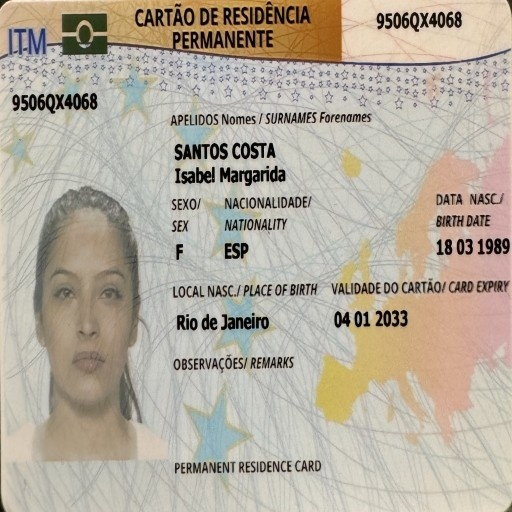
#> input picture temp/compressed.jpg, 512 x 512 px
$ python run.py
#> lines starting #> are read from the running program, lines starting #| are printed output that depends on the picture; after the words box and inside, x2 and y2 are one past the last pixel; in counts of white or black regions, pixels touching at a corner belong together
### preprocessing.py
import cv2
import numpy as np
from pathlib import Path

class ImagePreprocessor:
    def __init__(self, target_size=(512, 512)):
        self.target_size = target_size
        print(f"✅ Preprocessor initialized with target size: {target_size}")

    def read_image(self, image_path):
        img_path = Path(image_path)
        if not img_path.exists():
            raise FileNotFoundError(f"❌ File not found: {image_path}")
        img = cv2.imread(str(img_path), cv2.IMREAD_UNCHANGED)
        if img is None:
            raise ValueError(f"❌ Cannot read image: {image_path}")
        print(f"✅ Image read: {img_path.name}")
        return img

    def convert_rgb(self, img):
        if len(img.shape) == 2:  # grayscale
            img_rgb = cv2.cvtColor(img, cv2.COLOR_GRAY2RGB)
        elif img.shape[2] == 4:  # RGBA
            img_rgb = cv2.cvtColor(img, cv2.COLOR_BGRA2RGB)
        else:
            img_rgb = cv2.cvtColor(img, cv2.COLOR_BGR2RGB)
        print(f"✅ Converted to RGB")
        return img_rgb

    def resize_image(self, img):
        img_resized = cv2.resize(img, self.target_size, interpolation=cv2.INTER_AREA)
        print(f"✅ Resized to {self.target_size}")
        return img_resized

    def remove_metadata(self, img_rgb, temp_dir="temp"):
        temp_path = Path(temp_dir)
        temp_path.mkdir(exist_ok=True)
        temp_file = temp_path / "no_metadata.jpg"
        img_bgr = cv2.cvtColor(img_rgb, cv2.COLOR_RGB2BGR)
        cv2.imwrite(str(temp_file), img_bgr, [
            cv2.IMWRITE_JPEG_QUALITY, 100,
            cv2.IMWRITE_JPEG_OPTIMIZE, 0,
            cv2.IMWRITE_JPEG_PROGRESSIVE, 0
        ])
        img_clean_bgr = cv2.imread(str(temp_file))
        img_clean_rgb = cv2.cvtColor(img_clean_bgr, cv2.COLOR_BGR2RGB)
        temp_file.unlink()
        print(f"✅ Metadata removed")
        return img_clean_rgb

    def preprocess(self, image_path):
        print(f"\n🚀 Starting preprocessing for: {image_path}")
        img = self.read_image(image_path)
        img_rgb = self.convert_rgb(img)
        img_resized = self.resize_image(img_rgb)
        img_clean = self.remove_metadata(img_resized)
        print(f"✅ Preprocessing completed!")
        return img_clean

### ELA.py
import cv2
import numpy as np
from pathlib import Path

class ELAEngine:
    def __init__(self, quality=90, scale_factor=15):
        self.quality = quality
        self.scale_factor = scale_factor
        print(f"✅ ELAEngine initialized with quality={quality}%, scale={scale_factor}")

    def save_compressed(self, img_rgb, temp_dir="temp"):
        temp_path = Path(temp_dir)
        temp_path.mkdir(exist_ok=True)
        temp_file = temp_path / "compressed.jpg"
        img_bgr = cv2.cvtColor(img_rgb, cv2.COLOR_RGB2BGR)
        cv2.imwrite(str(temp_file), img_bgr, [cv2.IMWRITE_JPEG_QUALITY, self.quality])
        return temp_file

    def calculate_difference(self, original_rgb, compressed_path):
        compressed_bgr = cv2.imread(str(compressed_path))
        compressed_rgb = cv2.cvtColor(compressed_bgr, cv2.COLOR_BGR2RGB)
        if original_rgb.shape != compressed_rgb.shape:
            compressed_rgb = cv2.resize(compressed_rgb, (original_rgb.shape[1], original_rgb.shape[0]))
        diff = cv2.absdiff(original_rgb, compressed_rgb)
        return diff

    def scale_difference(self, diff):
        scaled = diff * self.scale_factor
        scaled = np.clip(scaled, 0, 255).astype(np.uint8)
        return scaled

    def calculate_ela(self, img_rgb, return_diff_only=False):
        """
        Returns ELA map, compressed image and raw difference.
        If return_diff_only=True, returns (ela_result, diff_raw)
        """
        compressed_path = self.save_compressed(img_rgb)
        diff_raw = self.calculate_difference(img_rgb, compressed_path)
        ela_result = self.scale_difference(diff_raw)

        compressed_path.unlink()  # remove temporary file

        if return_diff_only:
            return ela_result, diff_raw
        else:
            return ela_result, img_rgb, diff_raw  # keep img_rgb for reference

    def get_ela_score(self, diff_raw):
        gray = cv2.cvtColor(diff_raw, cv2.COLOR_RGB2GRAY) if diff_raw.ndim==3 else diff_raw
        score = min(float(np.percentile(gray, 95)) / 255 * 100, 100)
        return min(score, 100)

### noise.py
import cv2
import numpy as np

class NoiseAnalyzer:
    def __init__(self, block_size=8):
        self.block_size = block_size
        print(f"✅ NoiseAnalyzer initialized with block_size={block_size}")

    def analyze_noise(self, img_gray):
        h, w = img_gray.shape
        bs = self.block_size
        noise_map = np.zeros((h,w),dtype=np.float32)
        for y in range(0,h-bs,bs):
            for x in range(0,w-bs,bs):
                block = img_gray[y:y+bs, x:x+bs]
                variance = np.var(block)
                noise_map[y:y+bs, x:x+bs] = variance
        mean_var = np.mean(noise_map[noise_map>0])
        std_var = np.std(noise_map[noise_map>0])
        threshold = mean_var + 2*std_var
        suspicious_map = (noise_map > threshold).astype(np.uint8)*255
        noise_map = cv2.normalize(noise_map,None,0,255,cv2.NORM_MINMAX).astype(np.uint8)
        return noise_map, suspicious_map

    def get_noise_score(self, noise_map):
        score = min(float(np.percentile(noise_map,95))/255*100,100)
        return round(score,2)

### fft.py
import cv2
import numpy as np

class FFTAnalyzer:
    def analyze_fft(self, img_gray):
        dft = cv2.dft(np.float32(img_gray), flags=cv2.DFT_COMPLEX_OUTPUT)
        dft_shift = np.fft.fftshift(dft)
        mag = 20 * np.log(cv2.magnitude(dft_shift[:,:,0], dft_shift[:,:,1]) + 1)
        fft_map = cv2.normalize(mag, None, 0, 255, cv2.NORM_MINMAX).astype(np.uint8)
        return fft_map

    def get_fft_score(self, fft_map):
        rows, cols = fft_map.shape
        crow, ccol = rows//2, cols//2
        mask = np.ones((rows, cols), np.uint8)
        cv2.circle(mask, (ccol, crow), 40, 0, -1)
        high_freq_area = fft_map * mask
        peaks = high_freq_area[high_freq_area > 10]
        if len(peaks) > 0:
            score = (np.std(peaks) / (np.mean(peaks)+1)) * 140
        else:
            score = 0
        return round(float(min(max(score,0),100)),2)

### masking.py
import cv2
import numpy as np

def create_adaptive_mask(image, method="triangle"):
    if image.dtype != np.uint8:
        image = (np.clip(image, 0, 255)).astype(np.uint8)
    flag = cv2.THRESH_TRIANGLE if method == "triangle" else cv2.THRESH_OTSU
    _, mask = cv2.threshold(image, 0, 255, cv2.THRESH_BINARY + flag)
    return mask

def morphological_refine(mask, close_ksize=7, erode_ksize=3, close_iterations=2, erode_iterations=1):
    k_close = cv2.getStructuringElement(cv2.MORPH_ELLIPSE, (close_ksize, close_ksize))
    k_erode = cv2.getStructuringElement(cv2.MORPH_ELLIPSE, (erode_ksize, erode_ksize))
    closed = cv2.morphologyEx(mask, cv2.MORPH_CLOSE, k_close, iterations=close_iterations)
    refined = cv2.erode(closed, k_erode, iterations=erode_iterations)
    return refined

def apply_red_overlay(original, mask, alpha=0.45):
    try:
        h, w = original.shape[:2]
        mask_resized = cv2.resize(mask, (w, h), interpolation=cv2.INTER_NEAREST)
        if len(original.shape) == 2:
            original = cv2.cvtColor(original, cv2.COLOR_GRAY2BGR)
        overlay = original.copy()
        overlay[mask_resized > 0] = [0, 0, 255]
        return cv2.addWeighted(overlay, alpha, original, 1 - alpha, 0)
    except:
        return original

def combine_maps(ela, fft, noise, weights=None):
    if weights is None: weights = [0.3, 0.5, 0.2]
    def to_gray(img):
        if len(img.shape) == 3: return cv2.cvtColor(img, cv2.COLOR_BGR2GRAY)
        return img
    ela_g = cv2.resize(to_gray(ela), (512, 512))
    fft_g = cv2.resize(to_gray(fft), (512, 512))
    noise_g = cv2.resize(to_gray(noise), (512, 512))
    combined = (ela_g.astype(np.float32) * weights[0] +
                fft_g.astype(np.float32) * weights[1] +
                noise_g.astype(np.float32) * weights[2])
    return np.clip(combined, 0, 255).astype(np.uint8)

### run.py
import cv2
import numpy as np
import sys
from pathlib import Path
from preprocessing import ImagePreprocessor
from ELA import ELAEngine
from noise import NoiseAnalyzer
from fft import FFTAnalyzer
from masking import create_adaptive_mask, morphological_refine, apply_red_overlay, combine_maps

def print_header():
    print("\033[H\033[J", end="")
    print("="*60)
    print("      🔍 CERTISCAN PRO - ADVANCED FORENSIC TERMINAL 🔍      ")
    print("="*60)

def get_verdict(total_score):
    if total_score < 12:
        return "✅ AUTHENTIC (Safe)", "\033[92m"
    elif total_score < 30:
        return "⚠️ SUSPICIOUS (Review Needed)", "\033[93m"
    else:
        return "❌ FORGED (Tampered)", "\033[91m"

def process_analysis(image_path_str):
    img_path = Path(image_path_str.strip().replace("'", "").replace('"', ""))

    if not img_path.exists():
        print(f"❌ Error: Path '{img_path}' does not exist!")
        return

    # 1. التجهيز
    pre = ImagePreprocessor(target_size=(512, 512))
    img_orig = pre.read_image(str(img_path))
    img_clean = pre.preprocess(str(img_path))
    img_gray = cv2.cvtColor(img_clean, cv2.COLOR_RGB2GRAY)

    # 2. المحركات
    ela_eng = ELAEngine()
    noise_eng = NoiseAnalyzer()
    fft_eng = FFTAnalyzer()

    _, _, diff_raw = ela_eng.calculate_ela(img_clean)
    ela_s = ela_eng.get_ela_score(diff_raw)

    n_map, _ = noise_eng.analyze_noise(img_gray)
    noise_s = noise_eng.get_noise_score(n_map)

    fft_map = fft_eng.analyze_fft(img_gray)
    fft_s = fft_eng.get_fft_score(fft_map)

    # 3. الـ Masking
    combined = combine_maps(diff_raw, fft_map, n_map, weights=[0.3, 0.5, 0.2])
    mask_raw = create_adaptive_mask(combined, method="triangle")
    mask_refined = morphological_refine(mask_raw, erode_ksize=5, erode_iterations=2)
    mask_s = min(float(np.sum(mask_refined > 0) / mask_refined.size * 100) * 5, 100)

    # 4. النتيجة النهائية
    final = (0.4 * ela_s) + (0.3 * fft_s) + (0.2 * noise_s) + (0.1 * mask_s)

    print(f"\n📄 File: {img_path.name}")
    print("-" * 30)
    print(f"🔹 ELA Score:   {ela_s:>6.2f}%")
    print(f"🔹 FFT Score:   {fft_s:>6.2f}%")
    print(f"🔹 Noise Score: {noise_s:>6.2f}%")
    print(f"🔹 Mask Score:  {mask_s:>6.2f}%")
    print("-" * 30)

    verdict, color_code = get_verdict(final)
    reset_color = "\033[0m"
    print(f"🏆 FINAL SCORE: {final:.2f}%")
    print(f"📢 VERDICT: {color_code}{verdict}{reset_color}")
    print("-" * 60)

    # 5. حفظ المخرجات
    output_dir = Path("temp")
    output_dir.mkdir(exist_ok=True)

    out_name = f"result_{img_path.stem}.jpg"
    out_path = output_dir / out_name

    # التعديل هنا: نرسل mask_refined مباشرة بدون عمل resize خارجي
    overlay = apply_red_overlay(img_orig, mask_refined)

    cv2.imwrite(str(out_path), overlay)
    print(f"💾 Result saved to: {out_path}\n")

if __name__ == "__main__":
    print_header()
    if len(sys.argv) > 1:
        path_input = sys.argv[1]
    else:
        path_input = input("👉 Drag & Drop image here: ")
#> the answer given: temp/compressed.jpg
    process_analysis(path_input)
#> in read_image, img is the input picture: shape (512, 512, 3); mean B, G, R 157.6, 171.9, 180.3
#> in get_ela_score, `gray = cv2.cvtColor(diff_raw, cv2.COLOR_RGB2GRAY) if diff_raw.ndim==3 ..`:
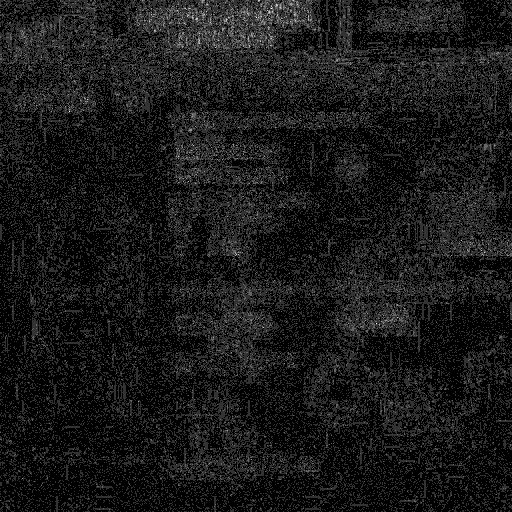
#> gray: shape (512, 512); min 0, max 5, mean 0.484; drawn with min black and max white
#> in get_ela_score, `score = min(float(np.percentile(gray, 95)) / 255 * 100, 100)`: score = 0.392
#> after the loop in analyze_noise, `for y in range(0,h-bs,bs):`:
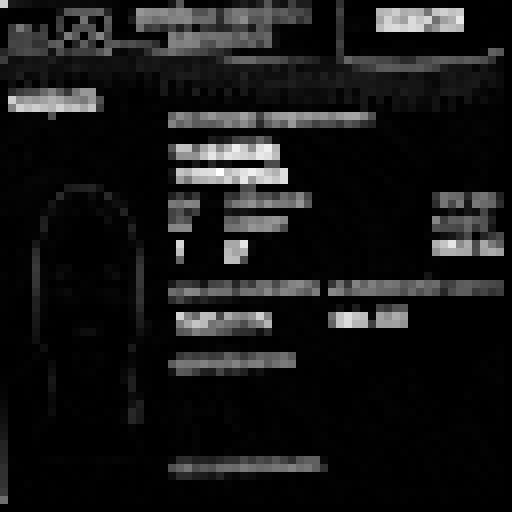
#> noise_map: shape (512, 512) float32; min 0, max 7577.2, mean 697.5; drawn with min black and max white
#> in analyze_noise, `mean_var = np.mean(noise_map[noise_map>0])`: mean_var = 719.8
#> in analyze_noise, `std_var = np.std(noise_map[noise_map>0])`: std_var = 1405.2
#> in analyze_noise, `threshold = mean_var + 2*std_var`: threshold = 3530.3
#> in analyze_noise, `suspicious_map = (noise_map > threshold).astype(np.uint8)*255`:
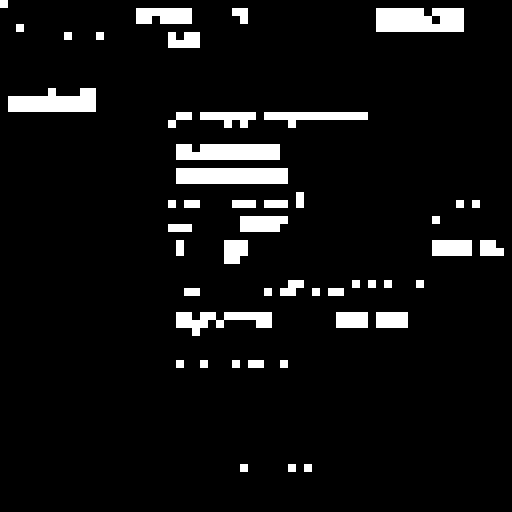
#> suspicious_map: shape (512, 512); 6.6% white; 48 white regions, largest, box (x1, y1, x2, y2) and area: (376, 8, 464, 32) 1984, (176, 168, 288, 184) 1792, (8, 88, 96, 112) 1600
#> in get_noise_score, `score = min(float(np.percentile(noise_map,95))/255*100,100)`: score = 52.16
#> in analyze_fft, `mag = 20 * np.log(cv2.magnitude(dft_shift[:,:,0], dft_shift[:,:,1]) + 1)`:
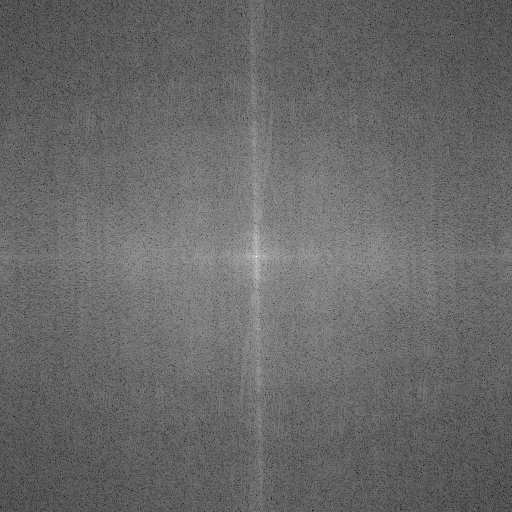
#> mag: shape (512, 512) float32; min 41, max 352.6, mean 169.3; drawn with min black and max white
#> in get_fft_score, `cv2.circle(mask, (ccol, crow), 40, 0, -1)`:
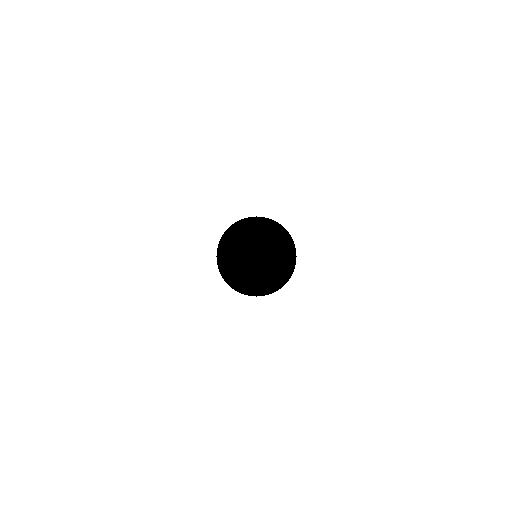
#> mask: shape (512, 512); values 0 (black) and 1 (white), 98.1% white; 1 black region, box (x1, y1, x2, y2) and area: (216, 216, 297, 297) 5025
#> in get_fft_score, `score = (np.std(peaks) / (np.mean(peaks)+1)) * 140`: score = 22.64
#> in combine_maps, `combined = (ela_g.astype(np.float32) * weights[0] + fft_g.astype(np.fl..`:
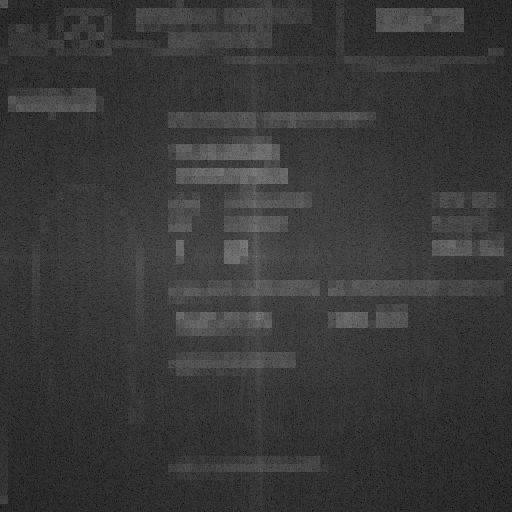
#> combined: shape (512, 512) float32; min 0.2, max 127.5, mean 57
#> in create_adaptive_mask, `_, mask = cv2.threshold(image, 0, 255, cv2.THRESH_BINARY + flag)`: mask: shape (512, 512); 8.7% white; 600 white regions (567 under 20 px), largest, box (x1, y1, x2, y2) and area: (168, 136, 320, 304) 9132, (176, 305, 272, 336) 1887, (376, 8, 464, 32) 1552
#> in morphological_refine, `closed = cv2.morphologyEx(mask, cv2.MORPH_CLOSE, k_close, iterations=c..`: closed: shape (512, 512); 14.3% white; 30 white regions (17 under 20 px), largest, box (x1, y1, x2, y2) and area: (168, 112, 478, 376) 26559, (432, 192, 504, 256) 3059, (376, 8, 464, 32) 2058
#> in morphological_refine, `refined = cv2.erode(closed, k_erode, iterations=erode_iterations)`: refined: shape (512, 512); 8.5% white; 20 white regions (7 under 20 px), largest, box (x1, y1, x2, y2) and area: (172, 116, 442, 335) 15976, (436, 196, 500, 252) 1667, (380, 12, 460, 28) 1228
#> in process_analysis, `mask_s = min(float(np.sum(mask_refined > 0) / mask_refined.size * 100)..`: mask_s = 42.27
#> in process_analysis, `final = (0.4 * ela_s) + (0.3 * fft_s) + (0.2 * noise_s) + (0.1 * mask_s)`: final = 21.61
#| 🔹 ELA Score:     0.39%
#| 🔹 FFT Score:    22.64%
#| 🔹 Noise Score:  52.16%
#| 🔹 Mask Score:   42.27%
#> in process_analysis, `verdict, color_code = get_verdict(final)`: verdict = '⚠️ SUSPICIOUS (Review Needed)'
#| 🏆 FINAL SCORE: 21.61%
#| 📢 VERDICT: [93m⚠️ SUSPICIOUS (Review Needed)[0m
#> in apply_red_overlay, `overlay[mask_resized > 0] = [0, 0, 255]`: overlay: shape (512, 512, 3); 8.45% of pixels changed, all inside (x1, y1, x2, y2) = (0, 0, 500, 468)
#> in apply_red_overlay, `return cv2.addWeighted(overlay, alpha, original, 1 - alpha, 0)`:
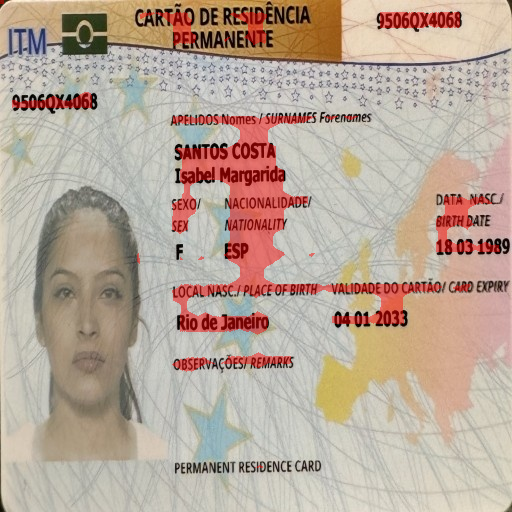
#> returned value: shape (512, 512, 3); mean of channels 0, 1, 2 153.2, 167.2, 185.1; drawn as B, G, R
